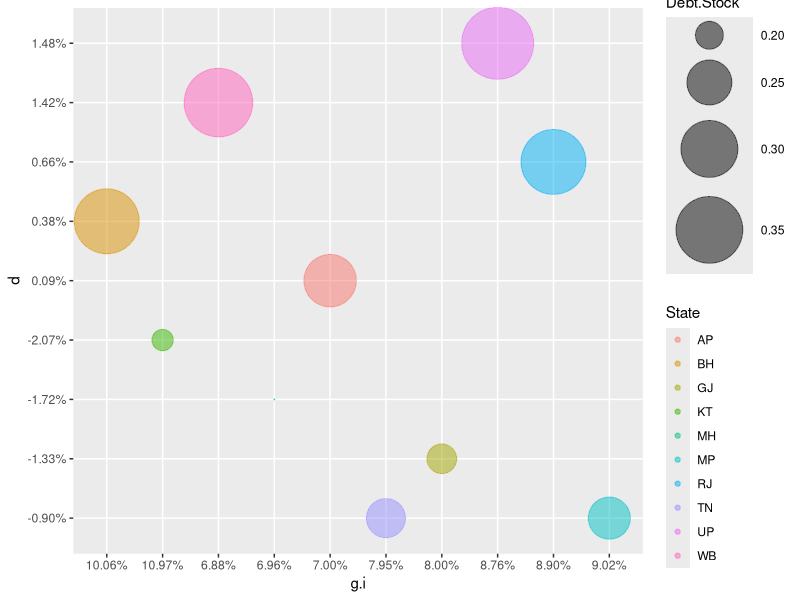

Write the R code that produced this figure.
setwd("C:/Users/Student/Desktop/Dropbox/Debt Paper/Data")
library(ggplot2)
library(dplyr)
library(ggpubr)
data1.data<-read.csv(file="Fig12.csv")
ggplot(data1.data, aes(x=g.i, y=d, size=Debt.Stock, color=State)) +
  geom_point(alpha=0.5) +
  scale_size(range = c(.1, 24))



                          
